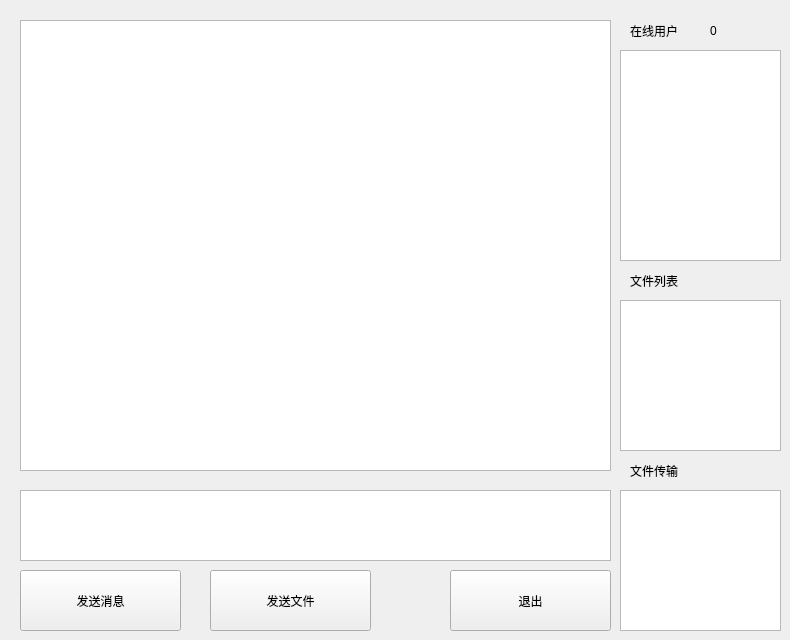
<?xml version="1.0" encoding="UTF-8"?>
<ui version="4.0">
 <class>ChatRoom</class>
 <widget class="QWidget" name="ChatRoom">
  <property name="geometry">
   <rect>
    <x>0</x>
    <y>0</y>
    <width>790</width>
    <height>640</height>
   </rect>
  </property>
  <property name="windowTitle">
   <string>Form</string>
  </property>
  <widget class="QPushButton" name="exitRoomBt">
   <property name="geometry">
    <rect>
     <x>450</x>
     <y>570</y>
     <width>161</width>
     <height>61</height>
    </rect>
   </property>
   <property name="styleSheet">
    <string notr="true">font: 16pt &quot;黑体&quot;;</string>
   </property>
   <property name="text">
    <string>退出</string>
   </property>
  </widget>
  <widget class="QTextBrowser" name="messageBrowser">
   <property name="geometry">
    <rect>
     <x>20</x>
     <y>20</y>
     <width>591</width>
     <height>451</height>
    </rect>
   </property>
   <property name="styleSheet">
    <string notr="true">font: 12pt &quot;黑体&quot;;</string>
   </property>
  </widget>
  <widget class="QTextEdit" name="sendEdit">
   <property name="geometry">
    <rect>
     <x>20</x>
     <y>490</y>
     <width>591</width>
     <height>71</height>
    </rect>
   </property>
   <property name="styleSheet">
    <string notr="true">font: 12pt &quot;黑体&quot;;</string>
   </property>
  </widget>
  <widget class="QPushButton" name="sendBt">
   <property name="geometry">
    <rect>
     <x>20</x>
     <y>570</y>
     <width>161</width>
     <height>61</height>
    </rect>
   </property>
   <property name="styleSheet">
    <string notr="true">font: 16pt &quot;黑体&quot;;</string>
   </property>
   <property name="text">
    <string>发送消息</string>
   </property>
  </widget>
  <widget class="QPushButton" name="sendFileBt">
   <property name="geometry">
    <rect>
     <x>210</x>
     <y>570</y>
     <width>161</width>
     <height>61</height>
    </rect>
   </property>
   <property name="styleSheet">
    <string notr="true">font: 16pt &quot;黑体&quot;;</string>
   </property>
   <property name="text">
    <string>发送文件</string>
   </property>
  </widget>
  <widget class="QListView" name="usersList">
   <property name="geometry">
    <rect>
     <x>620</x>
     <y>50</y>
     <width>161</width>
     <height>211</height>
    </rect>
   </property>
  </widget>
  <widget class="QListView" name="filesList">
   <property name="geometry">
    <rect>
     <x>620</x>
     <y>300</y>
     <width>161</width>
     <height>151</height>
    </rect>
   </property>
  </widget>
  <widget class="QLabel" name="userLb">
   <property name="geometry">
    <rect>
     <x>630</x>
     <y>20</y>
     <width>71</width>
     <height>21</height>
    </rect>
   </property>
   <property name="styleSheet">
    <string notr="true">font: 12pt &quot;黑体&quot;;</string>
   </property>
   <property name="text">
    <string>在线用户</string>
   </property>
  </widget>
  <widget class="QLabel" name="fileLb">
   <property name="geometry">
    <rect>
     <x>630</x>
     <y>270</y>
     <width>141</width>
     <height>21</height>
    </rect>
   </property>
   <property name="styleSheet">
    <string notr="true">font: 12pt &quot;黑体&quot;;</string>
   </property>
   <property name="text">
    <string>文件列表</string>
   </property>
  </widget>
  <widget class="QLabel" name="fileSendLb">
   <property name="geometry">
    <rect>
     <x>630</x>
     <y>460</y>
     <width>141</width>
     <height>21</height>
    </rect>
   </property>
   <property name="styleSheet">
    <string notr="true">font: 12pt &quot;黑体&quot;;</string>
   </property>
   <property name="text">
    <string>文件传输</string>
   </property>
  </widget>
  <widget class="QLabel" name="userNumLb">
   <property name="geometry">
    <rect>
     <x>710</x>
     <y>20</y>
     <width>61</width>
     <height>21</height>
    </rect>
   </property>
   <property name="styleSheet">
    <string notr="true">font: 12pt &quot;黑体&quot;;</string>
   </property>
   <property name="text">
    <string>0</string>
   </property>
  </widget>
  <widget class="QListView" name="filessendList">
   <property name="geometry">
    <rect>
     <x>620</x>
     <y>490</y>
     <width>161</width>
     <height>141</height>
    </rect>
   </property>
  </widget>
 </widget>
 <resources/>
 <connections/>
</ui>
